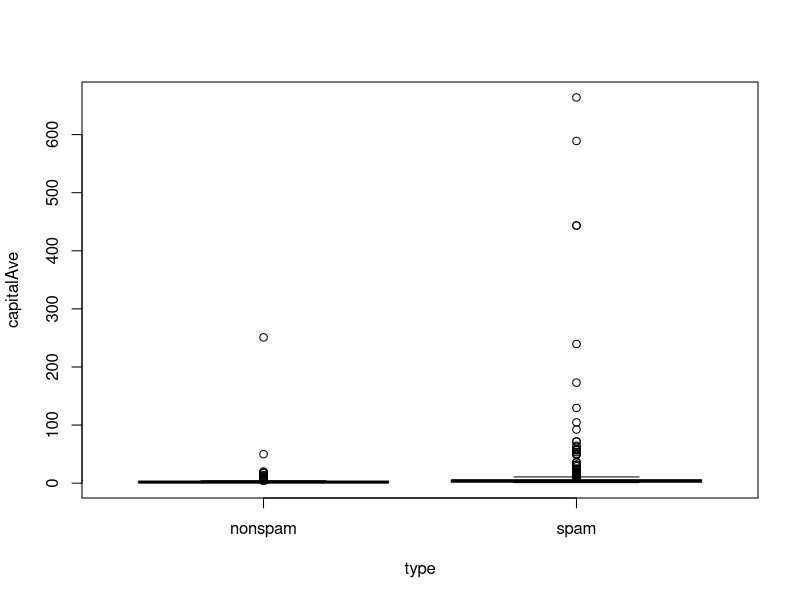
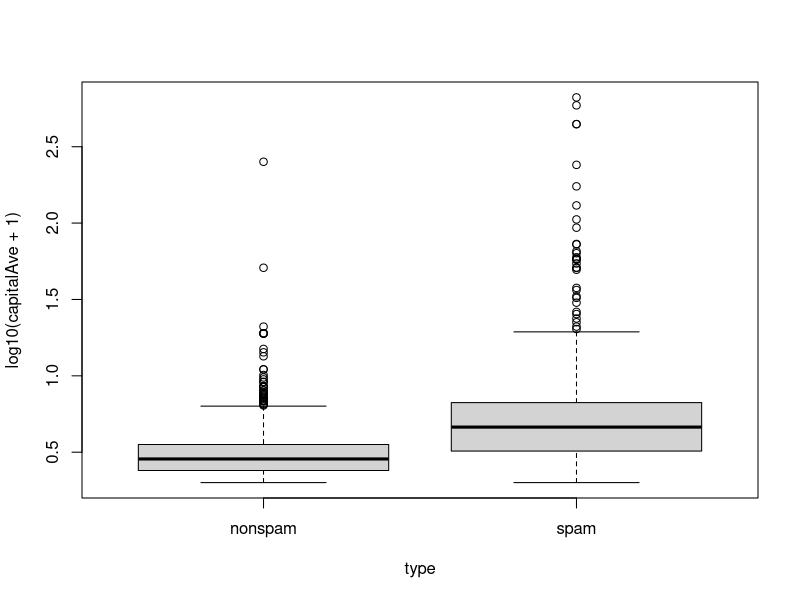
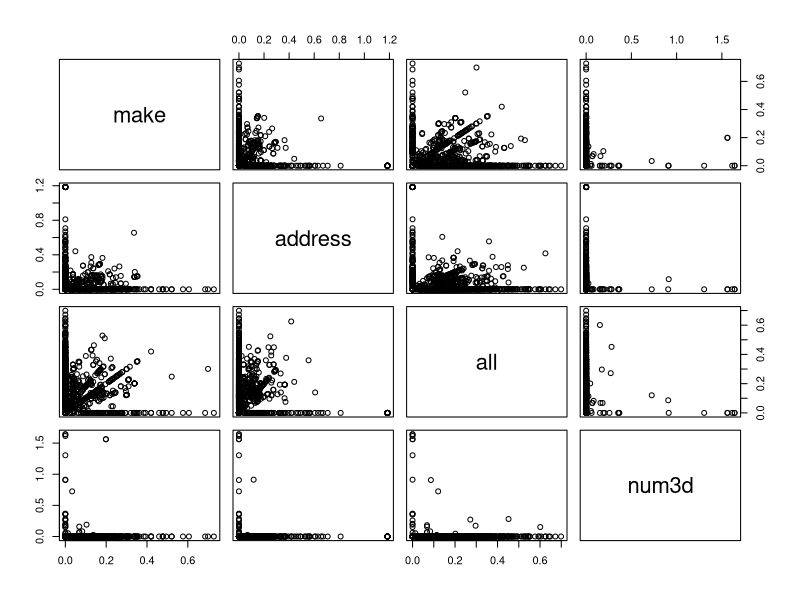
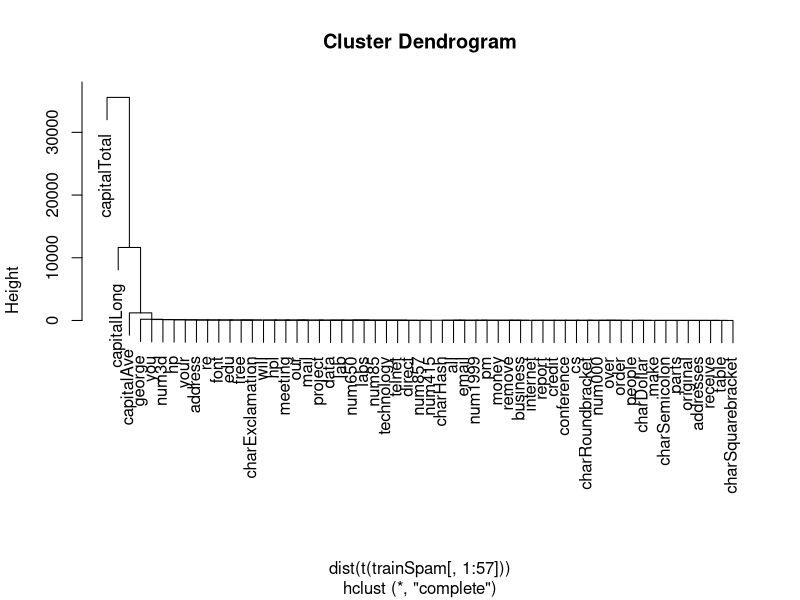
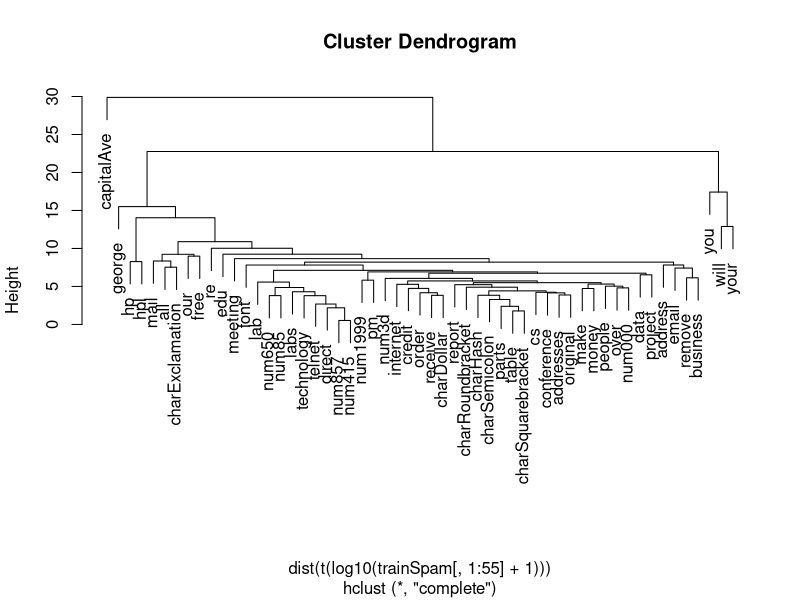

R code for these plots, in order:
## ---- chunk 1
knitr::opts_chunk$set(echo = TRUE)
## ---- chunk 2
library(kernlab)
data(spam)
dat<-spam
dim(dat)[1]
str(spam[, 1:5])
## ---- chunk 3
library(kernlab)
data(spam)
## Perform the subsampling
set.seed(3435)
trainIndicator = rbinom(4601, size = 1, prob = 0.5)
table(trainIndicator)
## ---- chunk 4
trainSpam = spam[trainIndicator == 1, ]
testSpam = spam[trainIndicator == 0, ]
## ---- chunk 5
head(names(trainSpam), 20)

## ---- chunk 6
table(trainSpam$type)
## ---- chunk 7
boxplot(capitalAve ~ type, data = trainSpam)
## ---- chunk 8
boxplot(log10(capitalAve + 1) ~ type, data = trainSpam)
## ---- chunk 9
pairs(log10(trainSpam[, 1:4] + 1))
## ---- chunk 10
hCluster = hclust(dist(t(trainSpam[, 1:57])))
plot(hCluster)

## ---- chunk 11
hClusterUpdated = hclust(dist(t(log10(trainSpam[, 1:55] +1))))
plot(hClusterUpdated)

## ---- chunk 12
trainSpam$numType = as.numeric(trainSpam$type) - 1
costFunction = function(x, y) sum(x != (y > 0.5))
cvError = rep(NA, 55)
library(boot)
for (i in 1:55) {
lmFormula = reformulate(names(trainSpam)[i], response
= "numType")
glmFit = glm(lmFormula, family = "binomial", data = trainSpam)
cvError[i] = cv.glm(trainSpam, glmFit, costFunction, 
2)$delta[2]
}
## Which predictor has minimum cross-validated error?
names(trainSpam)[which.min(cvError)]
## ---- chunk 13
## Use the best model from the group
predictionModel = glm(numType ~ charDollar, family = "binomial", data = trainSpam)
## Get predictions on the test set
predictionTest = predict(predictionModel, testSpam)
predictedSpam = rep("nonspam", dim(testSpam)[1])
## Classify as `spam' for those with prob > 0.5
predictedSpam[predictionModel$fitted > 0.5] = "spam"

## ---- chunk 14
table(predictedSpam, testSpam$type)
## ---- chunk 15
## Error rate
(61 + 458)/(1346 + 458 + 61 + 449)
